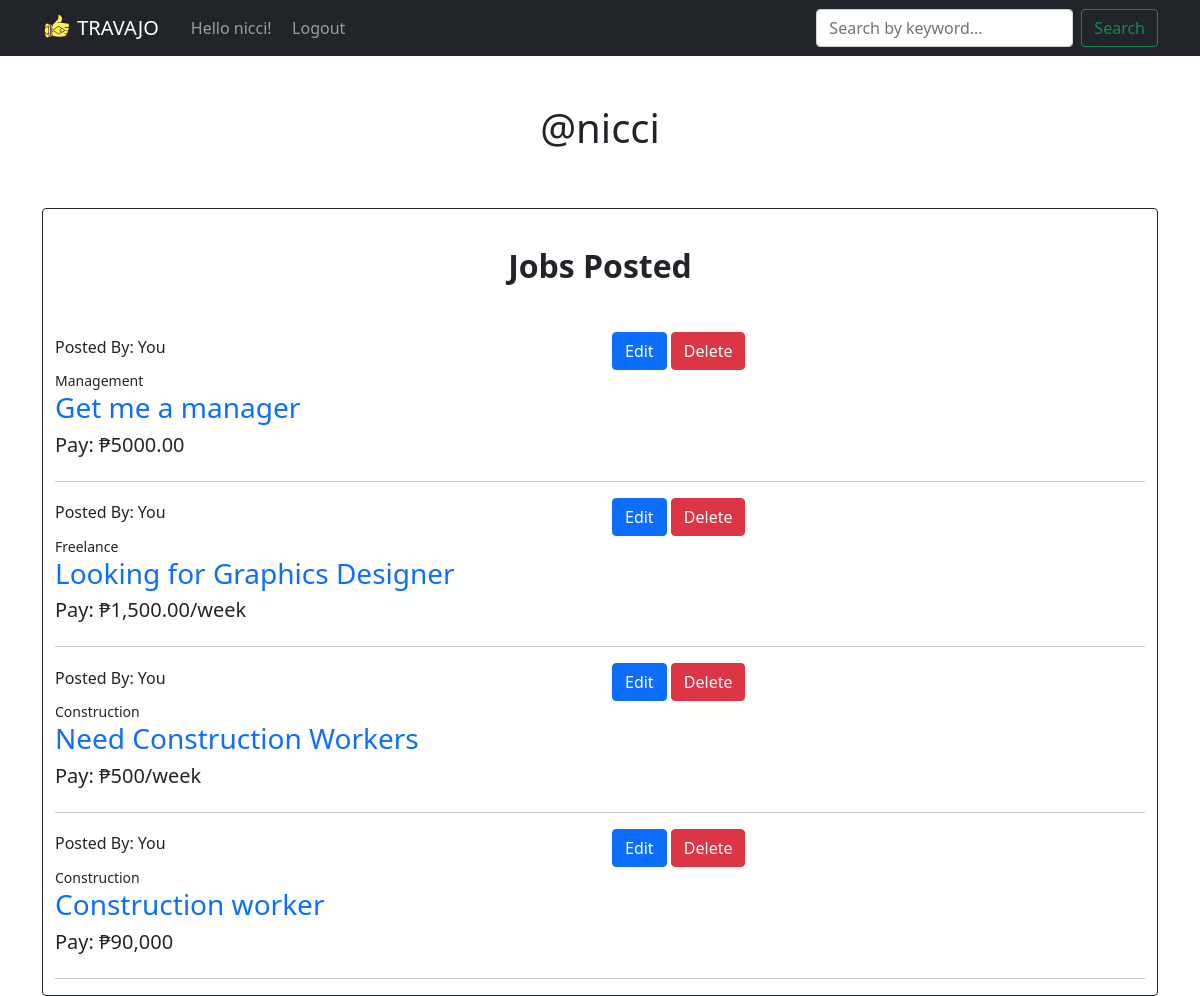
Screenshot of /profile/3 (signed in) with the database file from the repository.
### base/models.py (models this page shows, shortened)
class Room(models.Model):
    host = category = models.ForeignKey(User, on_delete = models.SET_NULL, null= True)
    category = models.ForeignKey(Category, on_delete = models.SET_NULL, null= True)
    name = models.CharField(max_length=200)
    payout = models.CharField(max_length = 200, null = True, blank = True)
    description = models.TextField(null = True, blank = True)
    updated =  models.DateTimeField(auto_now = True)
    created = models.DateTimeField(auto_now_add = True)
    class Meta:
        ordering = ['-updated', '-created']

class Category(models.Model):
    name = models.CharField(max_length=200)

### base/views.py (the view)
def userProfile (request,pk):
    user = User.objects.get(id = pk)
    rooms = user.room_set.all()
    context = {'user':user, 'rooms':rooms}
    return render(request, 'base/profile.html', context)

### base/templates/base/profile.html
{% extends 'main.html' %}
{% block content %}
<div class="container">
<div class="d-flex justify-content-center">
    <h1>@{{user.username}}<br><br></h1>
</div>
<div class = "container border border-dark rounded">
    <div>
        <div class="d-flex justify-content-center">
            <h2><br><strong>Jobs Posted</strong><br><br></h2>
        </div>
        {%  include 'base/displays_component.html' %}
    </div>
</div>
</div>
{% endblock content %}

### templates/nav.html (shortened to what this page needs)
{%  load static %}
<nav class="navbar navbar-expand-lg navbar-dark bg-dark">
    <div class="container">
      <a class="navbar-brand" href="/">
        <img src="{% static 'images/site_icon.png' %}" width="30" height="30" class="d-inline-block align-top" alt="travajo logo">
        <span class="navbar-brand mb-0 h1">TRAVAJO</span>
      </a>
      <div class="collapse navbar-collapse" id="navbarSupportedContent">
        <ul class="navbar-nav me-auto mb-2 mb-lg-0">
          <div class="col d-flex align-items-center justify-content-center">
            {% if request.user.is_authenticated %}
            <span class="navbar-text">Hello {{request.user}}! &nbsp;&nbsp; </span>
            {%endif%}
        </div>
          <li class="nav-item">
            {% if request.user.is_authenticated %}
            <a class="nav-link" href = "{% url 'logoutUser' %}">Logout</a>
            {% else %}
            <a class ="nav-link" href = "{% url 'loginUser'  %}">Login</a>
            {% endif %}
            </li>
        </ul>
        <form class="d-flex" method="GET" action = "{% url 'home' %}">
          <input class="form-control me-2" type="text"  name = "q" placeholder="Search by keyword..." aria-label="Search">
          <button class="btn btn-outline-success" type="submit">Search</button>
        </form>
      </div>
    </div>
  </nav>
<br><br>

### base/templates/base/displays_component.html (shortened to what this page needs)
{%block content%}
{% for room in rooms %}
<div class = "list-group list-group-flush">
    <div class="row">
        <div class="col d-flex align-items-center">
            {%  if request.user == room.host %}
            <h6>Posted By: You</h6>
            {%else%}
            <h6>Posted By: <a href= "{% url 'User Profile' room.host.id %}">@{{room.host.username}}</h6></a>
            {%endif%}
            </div>
        <div class="col ">
        {%  if request.user == room.host %}
        <a class="btn btn-primary" href = "{%url 'Update Room' room.id %}" role="button">Edit</a>
        <a class="btn btn-danger" href = "{% url 'Delete Room' room.id %}" role="button">Delete</a>
        {%endif%}
        </div>
    </div>
    <small>{{room.category.name}}</small>
    <h3><a href = "{% url 'room' room.id %}">{{room.name}}</a></h3>
    {% if room.payout == None %}
    <h5>Pay: Not specified</h5>
    {%else%}
    <h5>Pay: ₱{{room.payout}}</h5>
    {%endif%}
    <hr>
</div>
{% endfor %}
{%endblock content%}

### templates/main.html (style rules this page uses)
html { height:100vh; }

### base/templates/base/displays_component.html (style rules this page uses)
a { text-decoration: none; }

### rows the page displays
Room: shows "Posted By: You", shows "Edit", category.name "Management", name "Get me a manager", payout "5000.00"
Room: shows "Posted By: You", shows "Edit", category.name "Freelance", name "Looking for Graphics Designer", payout "1,500.00/week"
Room: shows "Posted By: You", shows "Edit", category.name "Construction", name "Need Construction Workers", payout "500/week"
Room: shows "Posted By: You", shows "Edit", category.name "Construction", name "Construction worker", payout "90,000"

### other values shown
{{ request.user }} "nicci"
{{ user.username }} "nicci"
